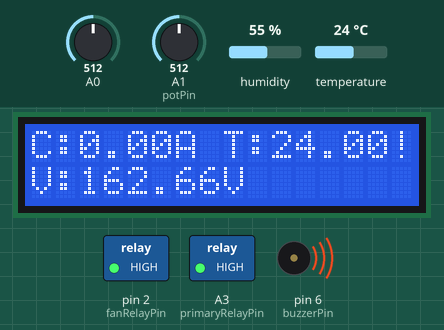
Recording of a sketch running on a simulated Arduino Uno, built with avr-gcc and run on an emulated ATmega328P. Shown: 16×2 character LCD, switched loads named in the sketch (green lamp = pin HIGH), buzzer (waves = sounding, pin HIGH). Inputs (shaded band) come from the test bench; at power-on: A1 (potPin) = 512, A0 = 512, temperature 24 °C, humidity 55 %. What the sketch prints to the serial monitor is not drawn.

Above: at 1.3 s.
1.4 s: A1 (potPin) set to 559
At 3.5 s:
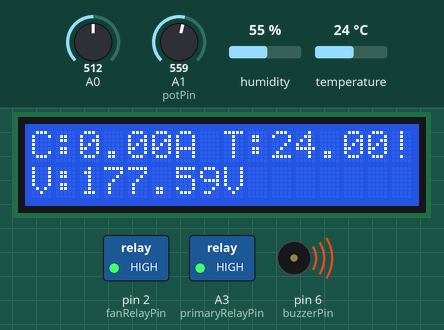
3.9 s: A1 (potPin) set to 574
At 5.3 s:
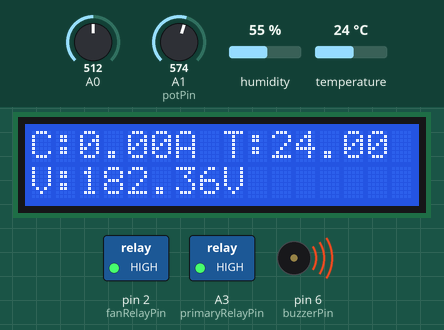
5.6 s: A0 set to 716
At 6.5 s:
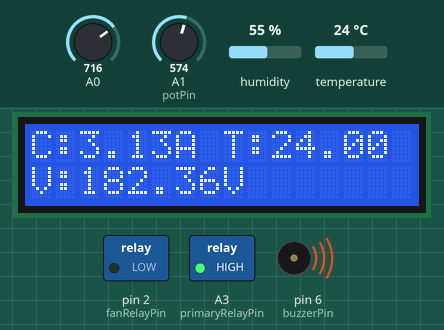
14.2 s: temperature set to 12 °C
At 14.7 s:
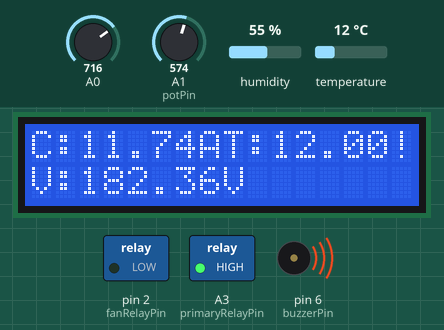
22.7 s: temperature set to 19 °C
At 25.6 s:
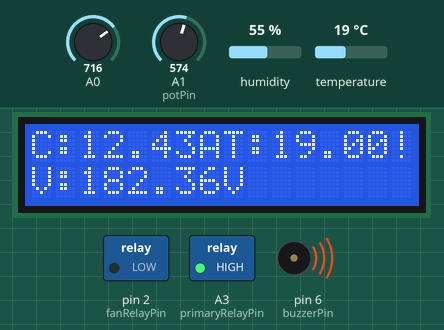
27.8 s: A0 set to 992
At 28.9 s:
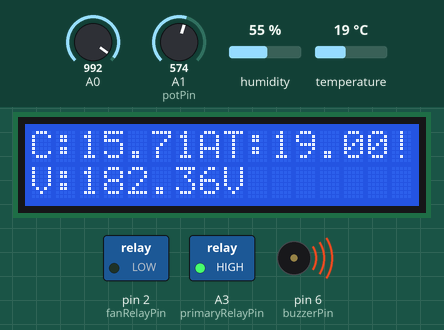
Timing chart, 0 to 30.8 s (numbered marks = the images above; inputs shaded):
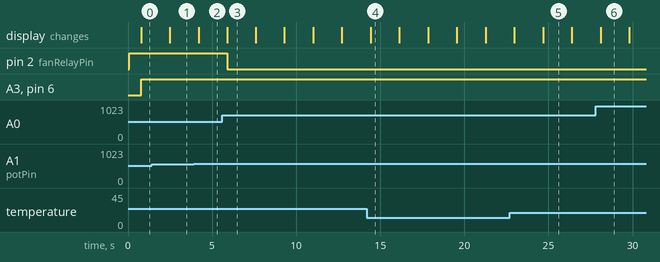

Measured:
- the behaviour switches between 566 and 567 on A1 (potPin) (found by bisection; images 1 and 2)
- after the input at 1.4 s, the display: changes after 1.1 s (image 1)
- after the input at 3.9 s, the display: changes after 0.30 s (image 2)
- after the input at 5.6 s, pin 2 (fanRelayPin): HIGH → LOW after 0.29 s; the display: changes after 0.29 s (image 3)
- what the display in image 3 shows lasts 1.7 s, from 5.9 s to 7.6 s

The sketch:

mini_project.ino
```cpp
#include <LiquidCrystal_I2C.h>
#include <DHT.h>
#include "ACS712.h"

// Pin Definitions
const int potPin = A1;       // Potentiometer wiper
const int fanRelayPin = 2;   // Fan control relay
const int primaryRelayPin = A3; // Main relay for load
const int buzzerPin = 6;     // Buzzer alarm
const int dhtPin = 7;        // DHT11 data pin

// LCD Setup
LiquidCrystal_I2C lcd(0x27, 16, 2); // Change I2C address if needed

// DHT Setup
#define DHTTYPE DHT11
DHT dht(dhtPin, DHTTYPE);

// ACS712 Setup
ACS712 sensor(A0, 5.0, 185); // ACS712-05B (185mV per A)

// Thresholds (Adjust as needed)
const float currentThresholdHigh = 0.415; // High current limit (relay off)
const float currentThresholdLow = 0.19;  // Low current limit (relay on)
const float currentThresholdCutOff = 0.05; // Power cut-off threshold
const float voltageThresholdLow = 180.0; // Minimum acceptable voltage
const float voltageThresholdHigh = 240.0; // Maximum acceptable voltage
const float tempThreshold = 42.0; // Maximum allowed temperature (°C)
const int overcurrentThreshold = 5; // Number of continuous overcurrent readings before shutdown

// Relay & Protection State Variables
bool relayState = true; // True = Relay ON, False = Relay OFF
int overcurrentCount = 0;

void setup() {
  Serial.begin(9600);
  lcd.init();
  lcd.backlight();

  pinMode(fanRelayPin, OUTPUT);
  digitalWrite(fanRelayPin, HIGH); // Fan off initially (active low relay)

  pinMode(primaryRelayPin, OUTPUT);
  digitalWrite(primaryRelayPin, LOW); // Primary relay off initially

  pinMode(buzzerPin, OUTPUT);
  digitalWrite(buzzerPin, LOW); // Buzzer off initially

  dht.begin();
}

void loop() {
  // Read Sensor Values
  float current = getACCurrentFiltered(); // RMS current reading with filtering
  float voltage = readVoltage(); // Read scaled voltage value
  float dhtTemp = dht.readTemperature();

  // Display Data on LCD
  displayData(current, voltage, dhtTemp);

  // Check Conditions & Control Relays
  checkThresholds(current, voltage, dhtTemp);

  // Print to Serial Monitor for Debugging
  Serial.print(current);
  Serial.print(",");
  Serial.print(voltage);
  Serial.print(",");
  Serial.println(dhtTemp);

  delay(1000); // Stabilization delay
}

// Function to measure AC current with filtering
float getACCurrentFiltered() {
  const int sampleCount = 1000; // Number of samples for averaging
  float sumSquares = 0.0;

  for (int i = 0; i < sampleCount; i++) {
    float sensorValue = analogRead(A0) - 512; // Center around zero
    float voltage = sensorValue * (5.0 / 1023.0); // Convert to voltage
    float current = voltage / 0.08; // Convert to current (100mV per A)
    sumSquares += current * current; // Sum of squares
    delayMicroseconds(500); // Sampling delay
  }

  float rmsCurrent = sqrt(sumSquares / sampleCount); // RMS Calculation

  // Apply moving average filter to smooth fluctuations
  static float lastCurrent = 0.0;
  rmsCurrent = (lastCurrent * 0.6) + (rmsCurrent * 0.4); // Weighted average
  lastCurrent = rmsCurrent;

  return rmsCurrent;
}

// Function to read voltage
float readVoltage() {
  int sensorValue = analogRead(potPin);
  float voltage = (sensorValue / 1023.0) * 5.0;
  float scaledVoltage = voltage * 65; // Adjusted scaling factor
  return scaledVoltage;
}

// Function to display data on LCD
void displayData(float current, float voltage, float dhtTemp) {
  lcd.clear();
  lcd.setCursor(0, 0);
  lcd.print("C:");
  lcd.print(current);
  lcd.print("A");

  lcd.setCursor(8, 0);
  lcd.print("T:");
  lcd.print(dhtTemp);

  lcd.setCursor(0, 1);
  lcd.print("V:");
  lcd.print(voltage);
  lcd.print("V");
}

// Function to check thresholds and control relays
void checkThresholds(float current, float voltage, float dhtTemp) {
  bool errorState = false;

  // Check overcurrent condition
  if (current > currentThresholdHigh) {
    overcurrentCount++;
    if (overcurrentCount > overcurrentThreshold) {
      errorState = true;
    }
  } else {
    overcurrentCount = 0; // Reset overcurrent count if current is normal
  }

  // If voltage is outside acceptable range, shut down
  if (voltage < voltageThresholdLow || voltage > voltageThresholdHigh) {
    errorState = true;
  }

  // If temperature is too high, shut down
  if (dhtTemp > tempThreshold) {
    errorState = true;
  }

  // If error state is detected, turn off the relay and sound the alarm
  if (errorState) {
    digitalWrite(primaryRelayPin, HIGH); // Turn relay OFF
    digitalWrite(buzzerPin, HIGH); // Sound buzzer
    lcd.setCursor(15, 0);
    lcd.print("!");
    relayState = false;
  }
  // Restore operation if conditions return to normal
  else if (current < currentThresholdLow && !relayState && current > currentThresholdCutOff && dhtTemp <= tempThreshold) {
    digitalWrite(primaryRelayPin, LOW); // Turn relay ON
    digitalWrite(buzzerPin, LOW); // Turn buzzer OFF
    lcd.setCursor(15, 0);
    lcd.print(" ");
    relayState = true;
  } else if (voltage >= voltageThresholdLow && voltage <= voltageThresholdHigh && dhtTemp <= tempThreshold && relayState) {
    digitalWrite(buzzerPin, LOW);
    lcd.setCursor(15, 0);
    lcd.print(" ");
  }

  // Fan control based on load and temperature
  if (current > 0.415 || voltage > 240 || dhtTemp > tempThreshold) {
    digitalWrite(fanRelayPin, LOW); // Fan ON (active low)
  } else {
    digitalWrite(fanRelayPin, HIGH); // Fan OFF (active low)
  }
}
```
